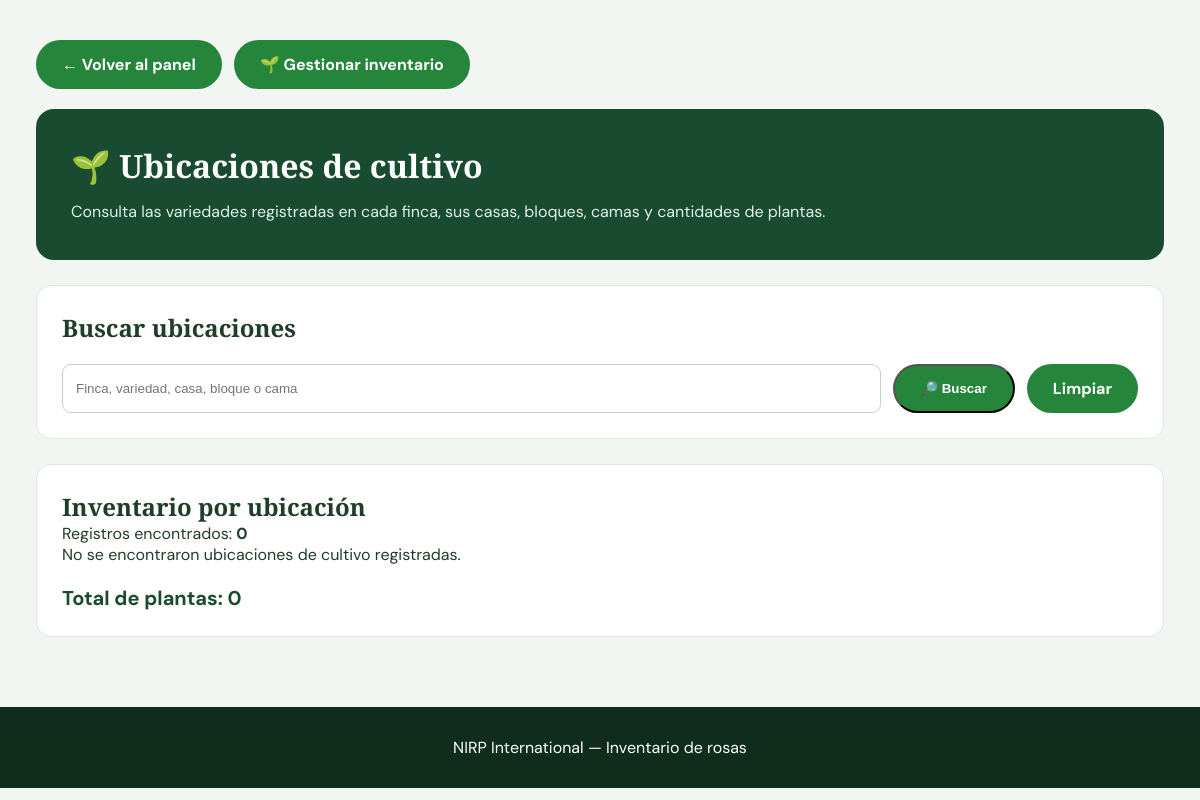
/admin/ubicaciones-cultivo (signed in), run on an earlier commit of the app's database.
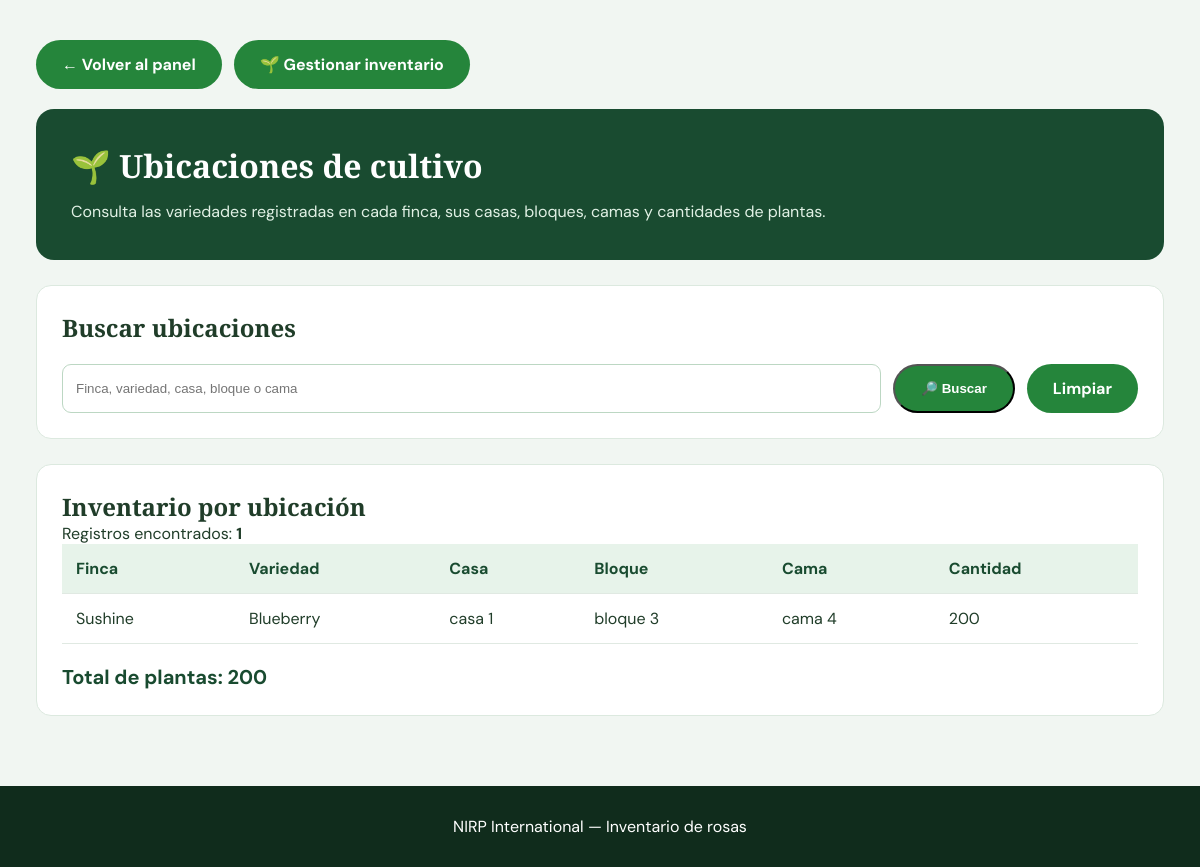
And on a later commit of the database.
### tables this page shows
CREATE TABLE "inventarios" (
                id INTEGER PRIMARY KEY AUTOINCREMENT,
                finca_id INTEGER NOT NULL,
                variedad_id INTEGER NOT NULL,
                casa TEXT NOT NULL DEFAULT '',
                bloque TEXT NOT NULL DEFAULT '',
                cama TEXT NOT NULL DEFAULT '',
                cantidad INTEGER NOT NULL DEFAULT 0
                    CHECK(cantidad >= 0),
                observaciones TEXT NOT NULL DEFAULT '',
                actualizado_en TEXT NOT NULL
                    DEFAULT CURRENT_TIMESTAMP, fecha_siembra TEXT, propagador TEXT, numero_camas INTEGER, densidad_cama REAL, fecha_primera_cosecha TEXT,

                UNIQUE(
                    finca_id,
                    variedad_id,
                    casa,
                    bloque,
                    cama
                ),

                FOREIGN KEY (finca_id)
                    REFERENCES fincas(id)
                    ON DELETE RESTRICT,

                FOREIGN KEY (variedad_id)
                    REFERENCES variedades(id)
                    ON DELETE RESTRICT
            );

CREATE TABLE fincas (
                id INTEGER PRIMARY KEY AUTOINCREMENT,
                nombre TEXT NOT NULL,
                empresa TEXT,
                departamento TEXT NOT NULL,
                municipio TEXT NOT NULL,
                vereda TEXT,
                direccion TEXT,
                telefono TEXT,
                ubicacion_cultivo TEXT,
                variedades_otras_casas TEXT,
                latitud REAL,
                longitud REAL,
                observaciones TEXT,
                fecha_registro TEXT DEFAULT CURRENT_TIMESTAMP
            );

CREATE TABLE variedades (
                id INTEGER PRIMARY KEY AUTOINCREMENT,
                nombre TEXT NOT NULL,
                denominacion TEXT,
                codigo_vbn TEXT,
                color TEXT NOT NULL,
                tipo TEXT,
                petalos INTEGER,
                tallo TEXT,
                vida_florero TEXT,
                imagen TEXT
            );

### app.py (the view, shortened to what this page needs)
@app.route("/admin/ubicaciones-cultivo", methods=["GET"])
@administrador_requerido
def ubicaciones_cultivo_admin():
    ubicaciones = obtener_inventarios()
    busqueda = request.args.get("q", "").strip()
    if len(busqueda) > 100:
        abort(400, description="Búsqueda demasiado larga.")
    total_plantas = sum(
        ubicacion["cantidad"]
        for ubicacion in ubicaciones
    )
    return render_template(
        "ubicaciones_cultivo_admin.html",
        ubicaciones=ubicaciones,
        busqueda=busqueda,
        total_plantas=total_plantas
    )

### app.py (called while the page is built)
@app.context_processor
def funciones_plantilla():
    return {
        "csrf_token": csrf_token
    }

def administrador_requerido(funcion):
    @wraps(funcion)
    def protegida(*args, **kwargs):
        usuario_id = session.get("usuario_id")
        if not usuario_id:
            flash(
                "Primero debes iniciar sesión.",
                "warning"
            )
            return redirect(url_for("login"))
        usuario = obtener_usuario_id(usuario_id)
        if not usuario:
            session.clear()
            return redirect(url_for("login"))
        if usuario["rol"] != "admin":
            abort(403)
        return funcion(*args, **kwargs)
    return protegida

### database.py (called while the page is built)
def conectar():
    conexion = sqlite3.connect(DATABASE)
    conexion.row_factory = sqlite3.Row
    conexion.execute("PRAGMA foreign_keys = ON")
    return conexion

def obtener_usuario_id(usuario_id):
    with conectar() as conexion:
        fila = conexion.execute("""
            SELECT * FROM usuarios
            WHERE id = ?
        """, (usuario_id,)).fetchone()
        return dict(fila) if fila else None

### templates/ubicaciones_cultivo_admin.html (shortened to what this page needs)
<!DOCTYPE html>
<html lang="es">
<head>
    <link rel="stylesheet"
          href="{{ url_for('static', filename='styles.css') }}">
</head>
<body>
    <main class="cultivo-contenedor">
        <div class="cultivo-acciones">
            <a href="{{ url_for('panel_admin') }}"
               class="boton">
                ← Volver al panel
            </a>
            <a href="{{ url_for('inventario_admin') }}"
               class="boton">
                🌱 Gestionar inventario
            </a>
        </div>
        <header class="cultivo-encabezado">
            <h1>🌱 Ubicaciones de cultivo</h1>
            <p>
                Consulta las variedades registradas
                en cada finca, sus casas, bloques,
                camas y cantidades de plantas.
            </p>
        </header>
        <section class="cultivo-tarjeta">
            <h2>Buscar ubicaciones</h2>
            <form method="GET"
                  action="{{ url_for('ubicaciones_cultivo_admin') }}"
                  class="cultivo-buscador">
                <input
                    type="search"
                    name="q"
                    maxlength="100"
                    value="{{ busqueda }}"
                    placeholder="Finca, variedad, casa, bloque o cama">
                <button type="submit" class="boton">
                    🔎 Buscar
                </button>
                <a href="{{ url_for('ubicaciones_cultivo_admin') }}"
                   class="boton">
                    Limpiar
                </a>
            </form>
        </section>
        <section class="cultivo-tarjeta">
            <h2>Inventario por ubicación</h2>
            <p>
                Registros encontrados:
                <strong>{{ ubicaciones|length }}</strong>
            </p>
            {% if ubicaciones %}
                <div class="cultivo-tabla-contenedor">
                    <table class="cultivo-tabla">
                        <thead>
                            <tr>
                                <th>Finca</th>
                                <th>Variedad</th>
                                <th>Casa</th>
                                <th>Bloque</th>
                                <th>Cama</th>
                                <th>Cantidad</th>
                            </tr>
                        </thead>
                        <tbody>
                            {% for item in ubicaciones %}
                                <tr>
                                    <td>
                                        {{ item.finca_nombre }}
                                    </td>
                                    <td>
                                        {{ item.variedad_nombre }}
                                    </td>
                                    <td>
                                        {{ item.casa or 'Sin registrar' }}
                                    </td>
                                    <td>
                                        {{ item.bloque or 'Sin registrar' }}
                                    </td>
                                    <td>
                                        {{ item.cama or 'Sin registrar' }}
                                    </td>
                                    <td>
                                        {{ item.cantidad }}
                                    </td>
                                </tr>
                            {% endfor %}
                        </tbody>
                    </table>
                </div>
            {% else %}
                <p>
                    No se encontraron ubicaciones
                    de cultivo registradas.
                </p>
            {% endif %}
            <div class="cultivo-total">
                <strong>
                    Total de plantas:
                    {{ total_plantas }}
                </strong>
            </div>
        </section>
    </main>
    <footer>
        <p>
            NIRP International — Inventario de rosas
        </p>
    </footer>
</body>
</html>

What changed in the data, as far as the page shows it:
added inventarios: finca_nombre "Sushine", variedad_nombre "Blueberry", casa "casa 1", bloque "bloque 3", cama "cama 4", cantidad "200"
Also different on the page:
{{ ubicaciones|length }}: "0" → "1"
{{ total_plantas }}: "0" → "200"
text no longer shown: "No se encontraron ubicaciones de cultivo registradas."
text now shown: "Finca Variedad Casa Bloque Cama Cantidad"
